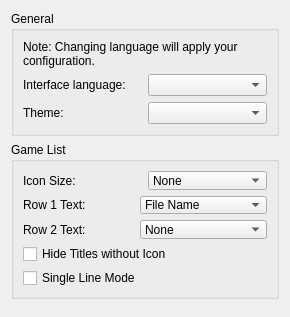
<?xml version="1.0" encoding="UTF-8"?>
<ui version="4.0">
 <class>ConfigureUi</class>
 <widget class="QWidget" name="ConfigureUi">
  <property name="windowTitle">
   <string>Form</string>
  </property>
  <property name="geometry">
   <rect>
    <x>0</x>
    <y>0</y>
    <width>290</width>
    <height>280</height>
   </rect>
  </property>
  <layout class="QVBoxLayout" name="verticalLayout">
   <item>
    <widget class="QGroupBox" name="general_groupBox">
     <property name="title">
      <string>General</string>
     </property>
     <layout class="QHBoxLayout" name="horizontalLayout">
      <item>
       <layout class="QVBoxLayout" name="verticalLayout_2">
        <item>
         <widget class="QLabel" name="label_change_language_info">
          <property name="text">
           <string>Note: Changing language will apply your configuration.</string>
          </property>
          <property name="wordWrap">
           <bool>true</bool>
          </property>
         </widget>
        </item>
        <item>
         <layout class="QHBoxLayout" name="horizontalLayout_2">
          <item>
           <widget class="QLabel" name="language_label">
            <property name="text">
             <string>Interface language:</string>
            </property>
           </widget>
          </item>
          <item>
           <widget class="QComboBox" name="language_combobox"/>
          </item>
         </layout>
        </item>
        <item>
         <layout class="QHBoxLayout" name="horizontalLayout_3">
          <item>
           <widget class="QLabel" name="theme_label">
            <property name="text">
             <string>Theme:</string>
            </property>
           </widget>
          </item>
          <item>
           <widget class="QComboBox" name="theme_combobox"/>
          </item>
         </layout>
        </item>
       </layout>
      </item>
     </layout>
    </widget>
   </item>
   <item>
    <widget class="QGroupBox" name="game_list_groupBox">
     <property name="title">
      <string>Game List</string>
     </property>
     <layout class="QHBoxLayout" name="horizontalLayout_4">
      <item>
       <layout class="QVBoxLayout" name="verticalLayout_3">
        <item>
         <layout class="QHBoxLayout" name="horizontalLayout_5">
          <item>
           <widget class="QLabel" name="icon_size_label">
            <property name="text">
             <string>Icon Size:</string>
            </property>
           </widget>
          </item>
          <item>
           <widget class="QComboBox" name="icon_size_combobox">
            <item>
             <property name="text">
              <string>None</string>
             </property>
            </item>
            <item>
             <property name="text">
              <string>Small (24x24)</string>
             </property>
            </item>
            <item>
             <property name="text">
              <string>Large (48x48)</string>
             </property>
            </item>
           </widget>
          </item>
         </layout>
        </item>
        <item>
         <layout class="QHBoxLayout" name="horizontalLayout_6">
          <item>
           <widget class="QLabel" name="row_1_text_label">
            <property name="text">
             <string>Row 1 Text:</string>
            </property>
           </widget>
          </item>
          <item>
           <widget class="QComboBox" name="row_1_text_combobox">
            <item>
             <property name="text">
              <string>File Name</string>
             </property>
            </item>
            <item>
             <property name="text">
              <string>Full Path</string>
             </property>
            </item>
            <item>
             <property name="text">
              <string>Title Name (short)</string>
             </property>
            </item>
            <item>
             <property name="text">
              <string>Title ID</string>
             </property>
            </item>
            <item>
             <property name="text">
              <string>Title Name (long)</string>
             </property>
            </item>
           </widget>
          </item>
         </layout>
        </item>
        <item>
         <layout class="QHBoxLayout" name="horizontalLayout_7">
          <item>
           <widget class="QLabel" name="row_2_text_label">
            <property name="text">
             <string>Row 2 Text:</string>
            </property>
           </widget>
          </item>
          <item>
           <widget class="QComboBox" name="row_2_text_combobox">
            <item>
             <property name="text">
              <string>None</string>
             </property>
            </item>
            <item>
             <property name="text">
              <string>File Name</string>
             </property>
            </item>
            <item>
             <property name="text">
              <string>Full Path</string>
             </property>
            </item>
            <item>
             <property name="text">
              <string>Title Name (short)</string>
             </property>
            </item>
            <item>
             <property name="text">
              <string>Title ID</string>
             </property>
            </item>
            <item>
             <property name="text">
              <string>Title Name (long)</string>
             </property>
            </item>
           </widget>
          </item>
         </layout>
        </item>
        <item>
         <widget class="QCheckBox" name="toggle_hide_no_icon">
          <property name="text">
           <string>Hide Titles without Icon</string>
          </property>
         </widget>
        </item>
        <item>
         <widget class="QCheckBox" name="toggle_single_line_mode">
          <property name="text">
           <string>Single Line Mode</string>
          </property>
         </widget>
        </item>
       </layout>
      </item>
     </layout>
    </widget>
   </item>
   <item>
    <spacer>
     <property name="orientation">
      <enum>Qt::Vertical</enum>
     </property>
    </spacer>
   </item>
  </layout>
 </widget>
 <resources/>
 <connections/>
</ui>
